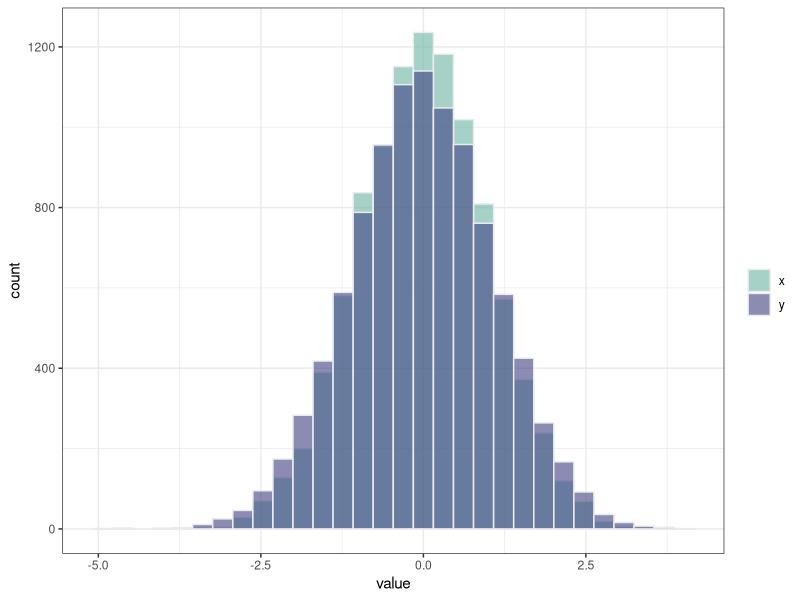
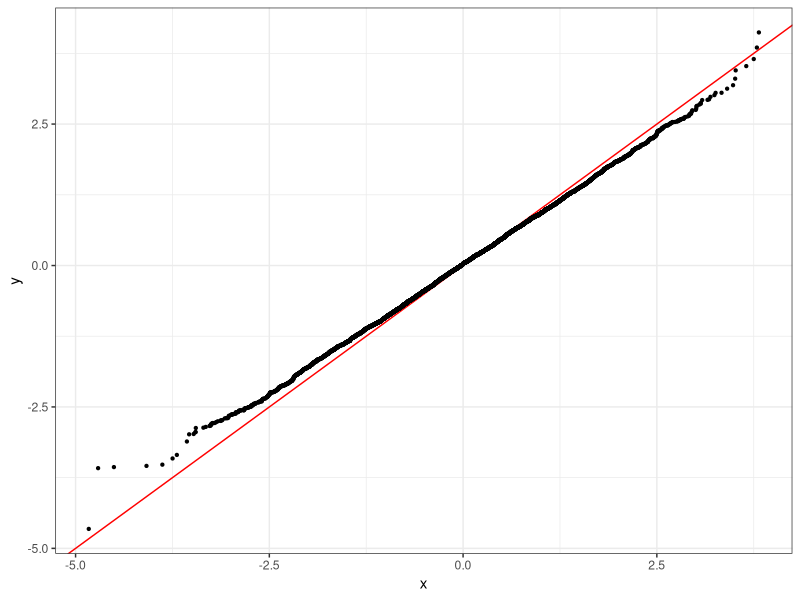

Source code (R) for these figures, in order:
library(ggplot2)
library(dplyr)

m1 <- 0
m2 <- 0

sd1 <- 1.0
sd2 <- 1.1
n <- 10000

ys <- rnorm(n = n, mean = m1, sd = sd1)
xs <- rnorm(n = n, mean = m2, sd = sd2)

df <- data.frame(value = c(ys, xs), type = c(rep("x", n), rep("y", n)))
plot1 <- df %>%
  ggplot(aes(x = value, fill = type)) +
  geom_histogram(color = "#e9ecef", alpha = 0.6, position = 'identity', bins = 30) +
  scale_fill_manual(values = c("#69b3a2", "#404080")) +
  labs(fill = "") + theme_bw()

# a qq-plot function
my_qq <- function(xs, ys) {
  x_sorted <- sort(xs)
  y_sorted <- sort(ys)
  p <- ggplot(data = data.frame(x = x_sorted, y = y_sorted), mapping = aes(x = x, y = y)) +
    geom_abline(slope = 1, intercept = 0, col = "red") + geom_point(size = 0.8) + theme_bw()
  return(p)
}

plot1
my_qq(xs, ys)
